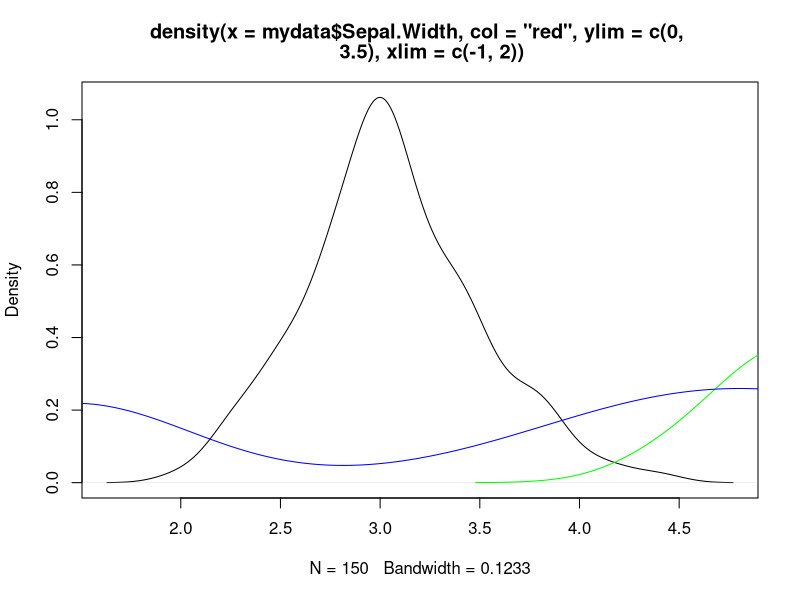
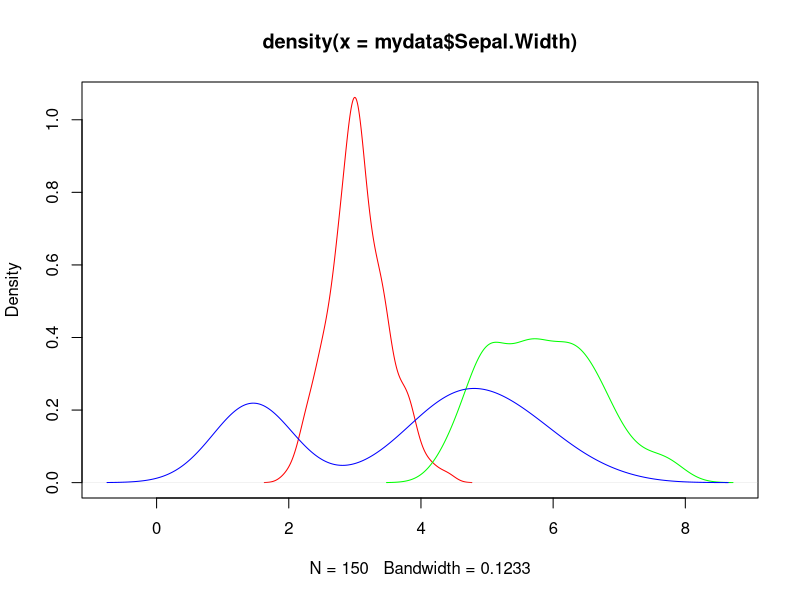
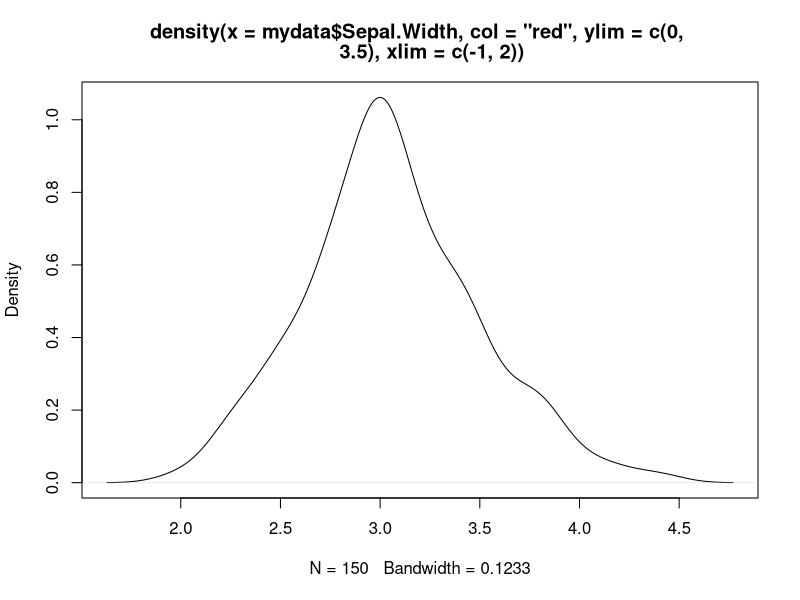

The R source for these figures, in order: (Note: this script raises an error after producing the figures.)
#################################################################
# Statistical Evaluation - Cluster Analysis
#################################################################

setwd("C:/Users/dkane/Documents/R Scripts/Statistics/") 

library(caret)
library(ggplot2)



#################################################################
# Load the data
#################################################################

# Import the Iris dataset 

mydata <- iris

mydata$Species <- NULL


#################################################################################
# Density Plots
#################################################################################

plot.new()

plot(density(mydata$Sepal.Width, col="red", ylim=c(0,3.5), xlim=c(-1,2)))
lines (density(mydata$Sepal.Length), col="green")
lines (density(mydata$Petal.Length), col="blue")


# This code will generate the axis lengths dynamically

ranges <-  apply(mydata, 2,
                 function(x) { dens <- density(x); c(range(dens$x), range(dens$y)) })

plot(density(mydata$Sepal.Width), col="red",
     xlim = range(ranges[1:2, ]), ylim = range(ranges[3:4, ])) 

lines(density(mydata$Sepal.Length), col="green") 
lines(density(mydata$Petal.Length), col="blue")


# Here is the density plot for each species type against the population as a whole.

plot.new()

plot(density(mydata$Sepal.Width, col="red", ylim=c(0,3.5), xlim=c(-1,2)))
lines(density(mydata$Sepal.Width[mydata$Species=='versicolor']), col="green")



######################################################################################
# Plot Using GGplot2
######################################################################################

plot.new()

plotexample <-ggplot(mydata, aes(x=mydata$Sepal.Width)) + geom_density(alpha=0.3)

plotexample


#~~~~~~~~~~~~~~~~~~~~~~~~~~~~~~~~~~~~~~~~~~~~~~~~~~~~~~~~~~~~~~~~~~~~~~~~~~~~~~~~~~
# Create 2 new datasets with versicolor and all species

allspecies <- mydata
allspecies$Species <- 'Population' 

versdata <- subset(mydata, mydata$Species=='versicolor')

newdata <- rbind(versdata, allspecies)


# plot using ggplot2

plot.new()

plotexample <-ggplot(newdata, aes(x=newdata$Sepal.Width, fill=newdata$Species)) + geom_density(alpha=0.3)

plotexample 

########################################################################################
# Function to automate the evaluation
########################################################################################













########################################################################################
########################################################################################
# Test Section
########################################################################################
########################################################################################


plot.new()

plotexample2 <-ggplot(mydata, aes(x=mydata$Sepal.Width, fill=mydata$Species)) + geom_density(alpha=0.3)

plotexample2 



p <- ggplot() +
  # blue plot
  geom_point(data=visual1, aes(x=ISSUE_DATE, y=COUNTED)) + 
  geom_smooth(data=visual1, aes(x=ISSUE_DATE, y=COUNTED), fill="blue",
              colour="darkblue", size=1) +
  # red plot
  geom_point(data=visual2, aes(x=ISSUE_DATE, y=COUNTED)) + 
  geom_smooth(data=visual2, aes(x=ISSUE_DATE, y=COUNTED), fill="red",
              colour="red", size=1)







subset(mydata, mydata$Species=='versicolor')


with(mydata[mydata$Species=='versicolor',], lines(density(mydata$Sepal.Width), col="green"))


# GGPLOT2 Tutorial




library(ggplot2)
library(gridExtra)
set.seed(10005)

xvar <- c(rnorm(1500, mean = -1), rnorm(1500, mean = 1.5))
yvar <- c(rnorm(1500, mean = 1), rnorm(1500, mean = 1.5))
zvar <- as.factor(c(rep(1, 1500), rep(2, 1500)))
xy <- data.frame(xvar, yvar, zvar)



p1 <- ggplot(data = mydata, aes(x=Sepal.Width))+
  geom_density() +
  # Change the fill colour to differentiate it
  geom_density(data=hh2005, fill="purple") +
  labs(title = "Distribution of income for 2010")+
  labs(y="Density")+
  labs(x="Household Income")



p3
p4<-ggplot(xy, aes(xvar) + aes(xvar, fill = zvar)) + geom_density(alpha = 0.2)
